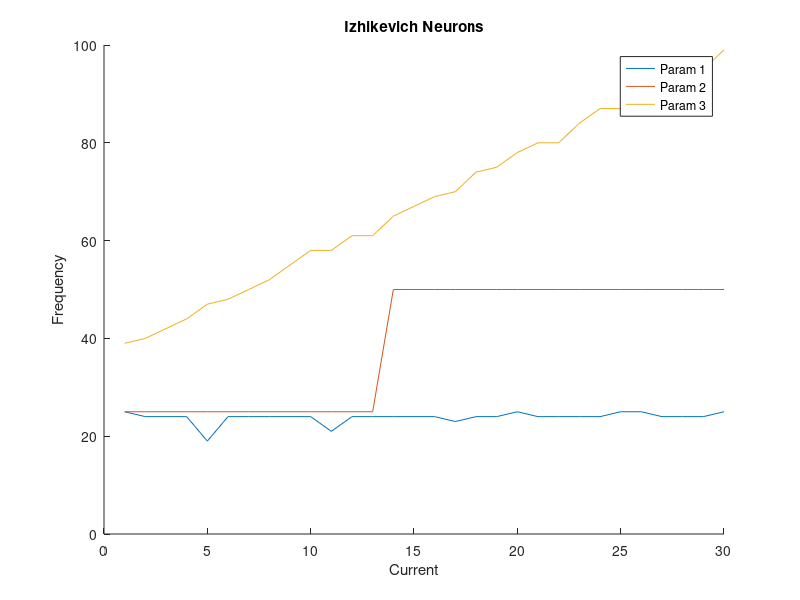

Write the MATLAB code that produced this figure.
%% Izhikevich Parameter 1
clear;
clc;
figure;
hold on;

a = 0.02;
b = -0.1;
c = -55;
d = 6;

vr = 0; % arbitrary resting potential
vt = 30; % arbitrary threshold potential

for I = 1:30
    v = c;
    u = b * c;
    count = 0;
    
    for k = 1:50
        vi(I,k) = (k * ((v-c)^2)) - u + I;
        ui(I,k) = a * ((b * v) - u);
        
        v = v + vi(I,k);
        u = u + ui(I,k);
        
        if vi(I,k) > vt
            v = c;
            u = u + d;
            count = count + 1; 
        end
        vstore(I,k) = v;
        counter1(I) = count;
    end 
end

%% Izhikevich Parameter 2

a = 0.2;
b = 0.26;
c = -65;
d = 0;

vr = 0; % arbitrary resting potential
vt = 30; % arbitrary threshold potential

for I = 1:30
    v = c;
    u = b * c;
    count = 0;
    
    for k = 1:50
        vi(I,k) = (k * ((v-c)^2)) - u + I;
        ui(I,k) = a * ((b * v) - u);
        
        v = v + vi(I,k);
        u = u + ui(I,k);
        
        if vi(I,k) > vt
            v = c;
            u = u + d;
            count = count + 1; 
        end
        vstore(I,k) = v;
        counter2(I) = count;
    end 
end

%% Izhikevich Parameter 3

a = 0.02;
b = 0.2;
c = -65;
d = 8;

vr = 0; % arbitrary resting potential
vt = 30; % arbitrary threshold potential

for I = 1:30
    v = c;
    u = b * c;
    count = 0;
    
    for k = 1:1000
        vi(I,k) = (0.04 * ((v-c)^2)) - u + I;
        ui(I,k) = a * ((b * v) - u);
        
        v = v + vi(I,k);
        u = u + ui(I,k);
        
        if v > vt
            v = c;
            u = u + d;
            count = count + 1; 
        end
        vstore(I,k) = v;
        counter3(I) = count;
    end 
end

plot(1:30, counter1, 1:30, counter2, 1:30, counter3)
legend('Param 1', 'Param 2', 'Param 3')
xlabel('Current')
ylabel('Frequency')
title('Izhikevich Neurons')